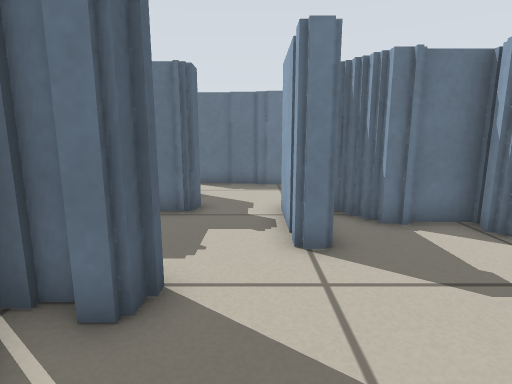
[1] (above)

16 first-person views from a walk through a Stage world. The camera is 0.51 m above the floor, tilts 10° down and sees 80° across. Floor lines are 1 m apart. The floor is counted in squares, 0.25 m on a side. Each view is taken from the middle of a square. On the plan, view 1 faces up. The plan holds only what a view shows up to about 17 squares ahead; the rest is blank. The place goes on beyond the plan. Robots are left out.

[2]
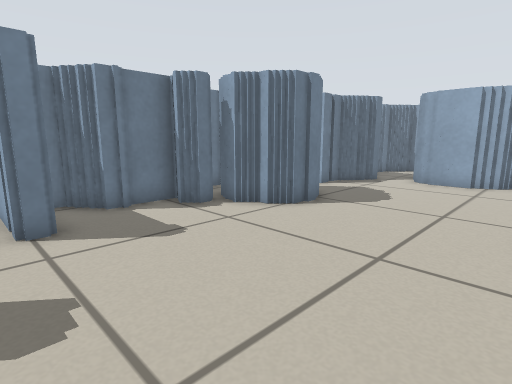

[3]
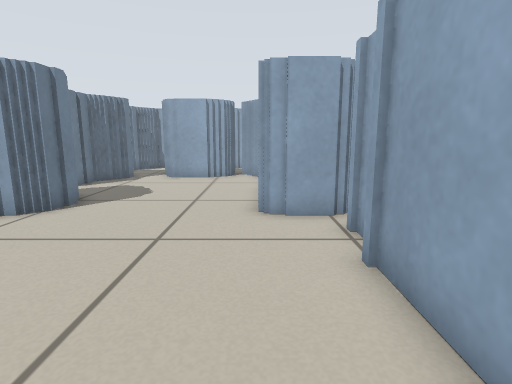

[4]
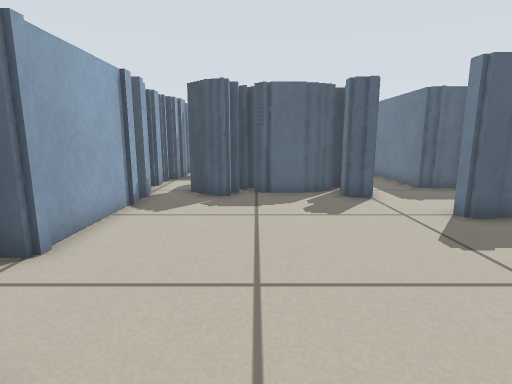

[5]
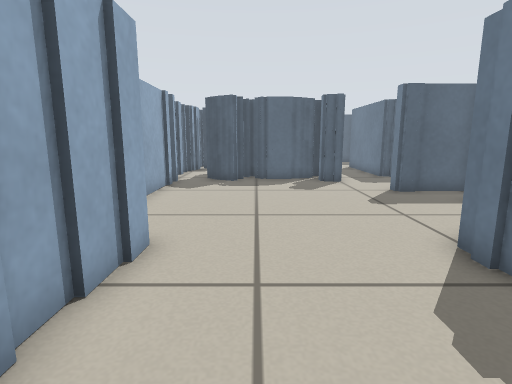

[6]
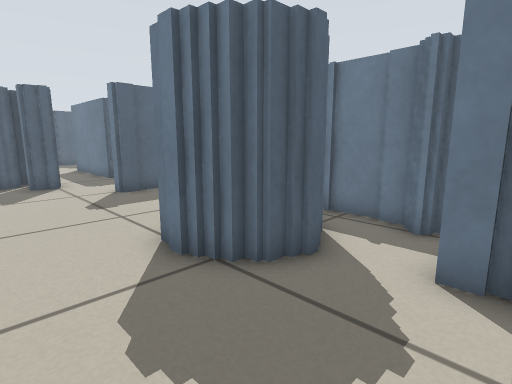

[7]
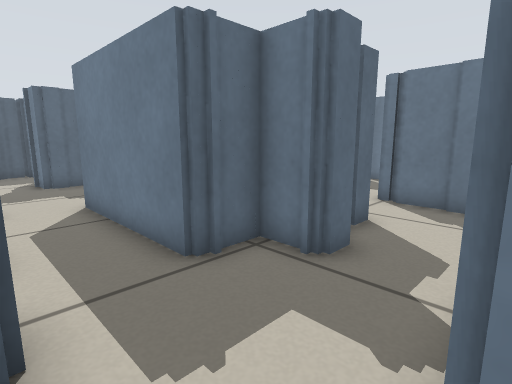

[8]
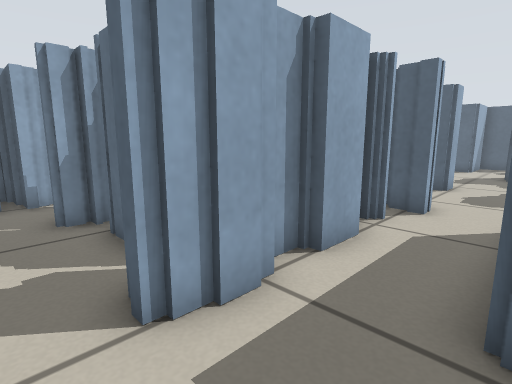

[9]
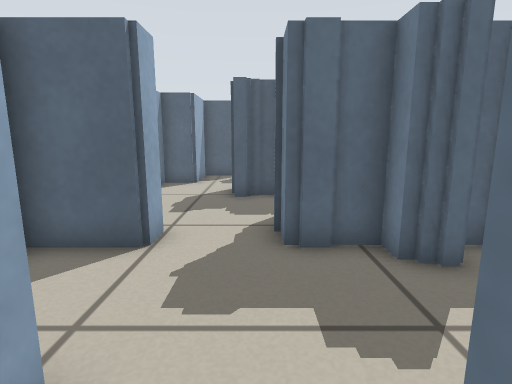

[10]
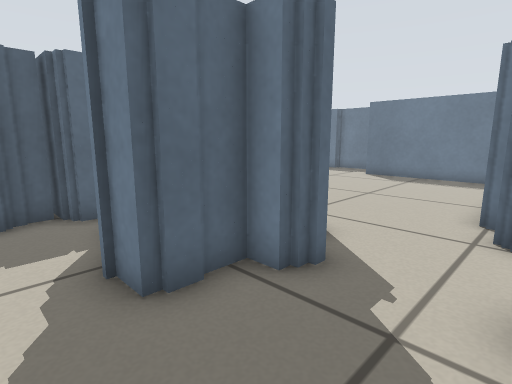

[11]
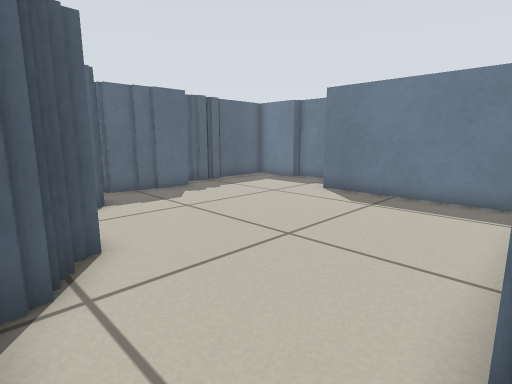

[12]
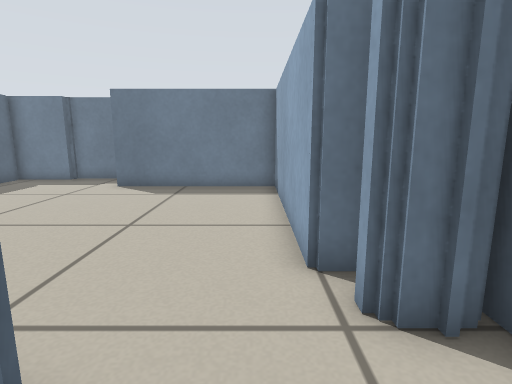

[13]
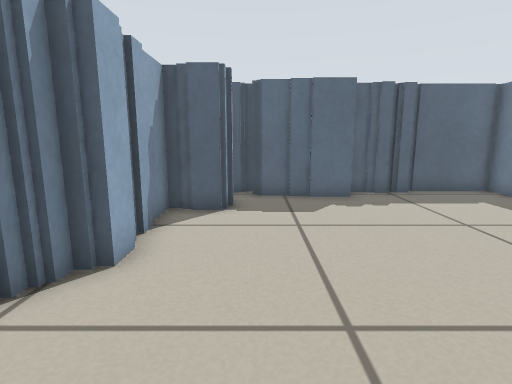

[14]
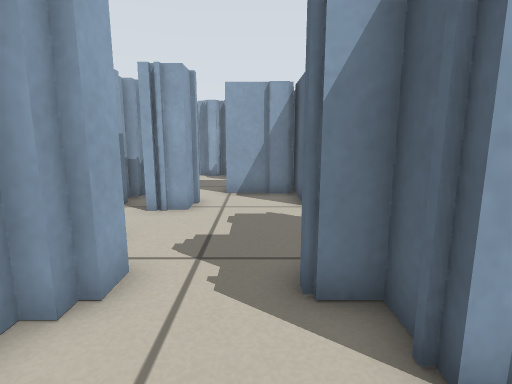

[15]
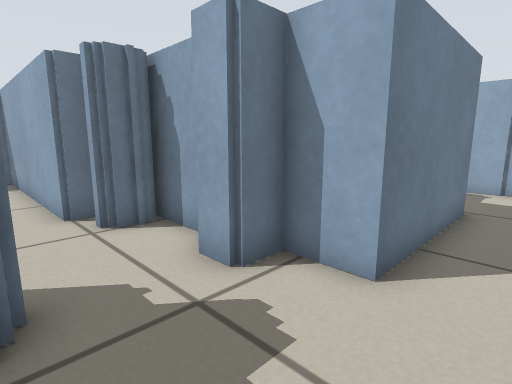

[16]
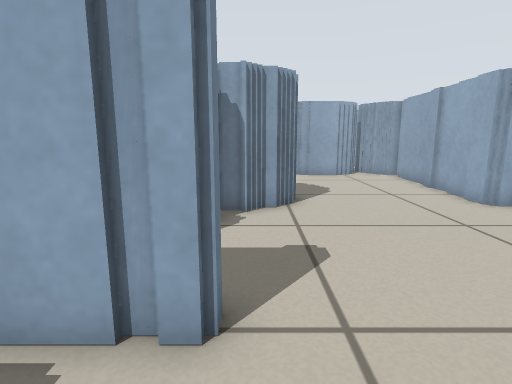

### Floor plan
Key: @ floor where view 1 was taken; # wall or solid block; . floor.
Columns run from 25 left of view 1 to 16 right of it. Each row starts with its distance up from view 1.
 24  ######
 23  #.....
 22  #.....########
 21  #............#
 20  #............#
 19  #............#    ##
 18  ##...........#
 17   #...........#
 16   #...........#
 15  ##...........#
 14  #  #.........##      #####
 13     #.###.....###     ....
 12     ######....###     .....
 11          ###....#      #...
 10            # ..##      #...
  9            ##..##     ##..##     ####
  8        #   ##..##     ##..###     . #
  7      ###  ## ...#######...#.#######..
  6       #...................#...### ##.###
  5 # ... #........................## ##...##
  4 #..............#########........###.......
  3 ####..... ## ..##    ###................##
  2    ##.     #####      ##................#
  1            ##         ##................#
  0            #         ###.@..............##
 -1            #          ##.................#
 -2                       ##........#####  .##
 -3                    .............#    ####
 -4                   ##.############
 -5                      #  #

Where each view was taken, in squares from view 1:
view 1: 0 up, 0 right, facing up
view 2: 2 down, 0 right, facing up-right
view 3: 2 down, 1 left, facing right
view 4: 0 up, 9 right, facing left
view 5: 0 up, 13 right, facing left
view 6: 1 up, 13 right, facing up-left
view 7: 4 up, 1 right, facing up-left
view 8: 7 up, 0 right, facing down-left
view 9: 6 up, 8 left, facing left
view 10: 5 up, 10 left, facing up-left
view 11: 11 up, 11 left, facing up-left
view 12: 9 up, 12 left, facing up
view 13: 15 up, 12 left, facing left
view 14: 13 up, 12 left, facing down
view 15: 5 up, 13 left, facing up-right
view 16: 5 up, 2 left, facing right
